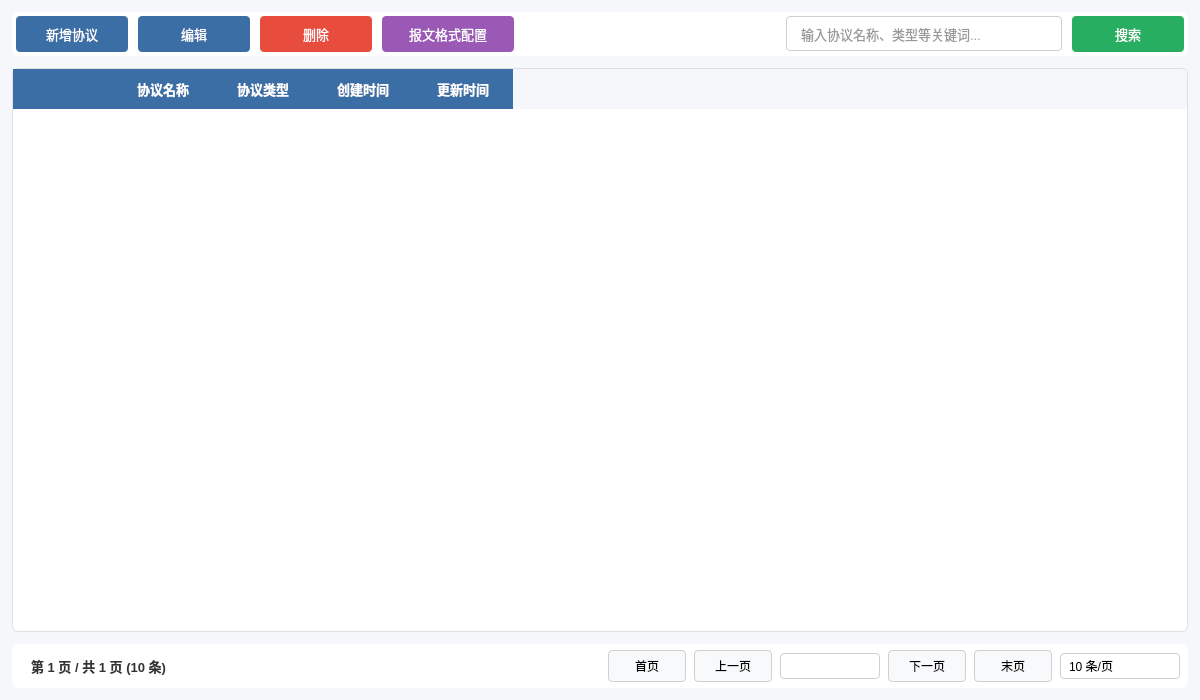
<?xml version="1.0" encoding="UTF-8"?>
<ui version="4.0">
 <class>ProtocolManageWindow</class>
 <widget class="QWidget" name="ProtocolManageWindow">
  <property name="geometry">
   <rect>
    <x>0</x>
    <y>0</y>
    <width>1200</width>
    <height>700</height>
   </rect>
  </property>
  <property name="windowTitle">
   <string>协议管理模块</string>
  </property>
  <property name="styleSheet">
   <string notr="true">
    background-color: #f5f7fa;
    font-family: "Microsoft YaHei", "Segoe UI", sans-serif;
   </string>
  </property>
  <layout class="QVBoxLayout" name="verticalLayout">
   <property name="spacing">
    <number>12</number>
   </property>
   <property name="leftMargin">
    <number>12</number>
   </property>
   <property name="topMargin">
    <number>12</number>
   </property>
   <property name="rightMargin">
    <number>12</number>
   </property>
   <property name="bottomMargin">
    <number>12</number>
   </property>
   <item>
    <widget class="QWidget" name="buttonContainer" native="true">
     <property name="styleSheet">
      <string notr="true">
       background-color: white;
       border-radius: 6px;
       padding: 8px;
       box-shadow: 0 1px 4px rgba(0,0,0,0.05);
      </string>
     </property>
     <layout class="QHBoxLayout" name="buttonLayout">
      <property name="spacing">
       <number>10</number>
      </property>
      <property name="leftMargin">
       <number>4</number>
      </property>
      <property name="topMargin">
       <number>4</number>
      </property>
      <property name="rightMargin">
       <number>4</number>
      </property>
      <property name="bottomMargin">
       <number>4</number>
      </property>
      <item>
       <widget class="QPushButton" name="btnAdd">
        <property name="styleSheet">
         <string notr="true">
          QPushButton {
              background-color: #3a6ea5;
              color: white;
              border: none;
              padding: 8px 16px;
              border-radius: 4px;
              font-size: 13px;
              min-width: 80px;
              transition: background-color 0.2s;
          }
          QPushButton:hover {
              background-color: #4a90e2;
              box-shadow: 0 2px 4px rgba(0,0,0,0.1);
          }
          QPushButton:pressed {
              background-color: #2a5685;
          }
          QPushButton:disabled {
              background-color: #cccccc;
          }
         </string>
        </property>
        <property name="text">
         <string>新增协议</string>
        </property>
        <property name="icon">
         <iconset>
          <normaloff>:/icons/add.png</normaloff>:/icons/add.png</iconset>
        </property>
       </widget>
      </item>
      <item>
       <widget class="QPushButton" name="btnEdit">
        <property name="styleSheet">
         <string notr="true">
          QPushButton {
              background-color: #3a6ea5;
              color: white;
              border: none;
              padding: 8px 16px;
              border-radius: 4px;
              font-size: 13px;
              min-width: 80px;
          }
          QPushButton:hover {
              background-color: #4a90e2;
          }
          QPushButton:pressed {
              background-color: #2a5685;
          }
         </string>
        </property>
        <property name="text">
         <string>编辑</string>
        </property>
        <property name="icon">
         <iconset>
          <normaloff>:/icons/edit.png</normaloff>:/icons/edit.png</iconset>
        </property>
       </widget>
      </item>
      <item>
       <widget class="QPushButton" name="btnDelete">
        <property name="styleSheet">
         <string notr="true">
          QPushButton {
              background-color: #e74c3c;
              color: white;
              border: none;
              padding: 8px 16px;
              border-radius: 4px;
              font-size: 13px;
              min-width: 80px;
          }
          QPushButton:hover {
              background-color: #c0392b;
          }
          QPushButton:pressed {
              background-color: #992d22;
          }
         </string>
        </property>
        <property name="text">
         <string>删除</string>
        </property>
        <property name="icon">
         <iconset>
          <normaloff>:/icons/delete.png</normaloff>:/icons/delete.png</iconset>
        </property>
       </widget>
      </item>
      <item>
       <widget class="QPushButton" name="btnFormat">
        <property name="styleSheet">
         <string notr="true">
          QPushButton {
              background-color: #9b59b6;
              color: white;
              border: none;
              padding: 8px 16px;
              border-radius: 4px;
              font-size: 13px;
              min-width: 100px;
          }
          QPushButton:hover {
              background-color: #8e44ad;
          }
          QPushButton:pressed {
              background-color: #7d3c98;
          }
         </string>
        </property>
        <property name="text">
         <string>报文格式配置</string>
        </property>
        <property name="icon">
         <iconset>
          <normaloff>:/icons/format.png</normaloff>:/icons/format.png</iconset>
        </property>
       </widget>
      </item>
      <item>
       <spacer name="horizontalSpacer">
        <property name="orientation">
         <enum>Qt::Horizontal</enum>
        </property>
        <property name="sizeHint" stdset="0">
         <size>
          <width>40</width>
          <height>20</height>
         </size>
        </property>
       </spacer>
      </item>
      <item>
       <widget class="QLineEdit" name="lineSearch">
        <property name="minimumSize">
         <size>
          <width>250</width>
          <height>0</height>
         </size>
        </property>
        <property name="styleSheet">
         <string notr="true">
          QLineEdit {
              padding: 8px 12px;
              border: 1px solid #d0d0d0;
              border-radius: 4px;
              font-size: 13px;
              min-width: 250px;
              background-color: white;
              color: #333333;
          }
          QLineEdit:focus {
              border: 1px solid #4a90e2;
              box-shadow: 0 0 0 2px rgba(74,144,226,0.2);
          }
          QLineEdit::placeholder {
              color: #999999;
              font-style: italic;
          }
         </string>
        </property>
        <property name="placeholderText">
         <string>输入协议名称、类型等关键词...</string>
        </property>
       </widget>
      </item>
      <item>
       <widget class="QPushButton" name="btnSearch">
        <property name="styleSheet">
         <string notr="true">
          QPushButton {
              background-color: #27ae60;
              color: white;
              border: none;
              padding: 8px 16px;
              border-radius: 4px;
              font-size: 13px;
              min-width: 80px;
          }
          QPushButton:hover {
              background-color: #2ecc71;
          }
          QPushButton:pressed {
              background-color: #219955;
          }
         </string>
        </property>
        <property name="text">
         <string>搜索</string>
        </property>
        <property name="icon">
         <iconset>
          <normaloff>:/icons/search.png</normaloff>:/icons/search.png</iconset>
        </property>
       </widget>
      </item>
     </layout>
    </widget>
   </item>
   <item>
    <widget class="QTableWidget" name="tableProtocols">
     <property name="styleSheet">
      <string notr="true">
       QTableWidget {
           font-size: 13px;
           background-color: white;
           alternate-background-color: #f8f9fa;
           border: 1px solid #e0e0e0;
           border-radius: 6px;
           gridline-color: #e0e0e0;
           outline: 0;
       }
       QTableWidget::item {
           padding: 8px;
           border-bottom: 1px solid #f0f0f0;
           color: #333333;
       }
       QTableWidget::item:hover {
           background-color: #f0f7ff;
       }
       QHeaderView::section {
           background-color: #3a6ea5;
           color: white;
           padding: 8px;
           border: none;
           font-weight: 500;
           font-size: 13px;
       }
       QHeaderView {
           border-top-left-radius: 6px;
           border-top-right-radius: 6px;
       }
      </string>
     </property>
     <property name="sizeAdjustPolicy">
      <enum>QAbstractScrollArea::AdjustToContents</enum>
     </property>
     <property name="alternatingRowColors">
      <bool>true</bool>
     </property>
     <property name="selectionMode">
      <enum>QAbstractItemView::NoSelection</enum>
     </property>
     <property name="selectionBehavior">
      <enum>QAbstractItemView::SelectRows</enum>
     </property>
     <property name="showGrid">
      <bool>false</bool>
     </property>
     <property name="sortingEnabled">
      <bool>true</bool>
     </property>
     <property name="rowCount">
      <number>0</number>
     </property>
     <property name="columnCount">
      <number>5</number>
     </property>
     <column>
      <property name="text">
       <string/>
      </property>
      <property name="resizeMode">
       <enum>QHeaderView::Fixed</enum>
      </property>
      <property name="minimumWidth">
       <number>40</number>
      </property>
      <property name="maximumWidth">
       <number>40</number>
      </property>
     </column>
     <column>
      <property name="text">
       <string>协议名称</string>
      </property>
      <property name="resizeMode">
       <enum>QHeaderView::Stretch</enum>
      </property>
     </column>
     <column>
      <property name="text">
       <string>协议类型</string>
      </property>
      <property name="resizeMode">
       <enum>QHeaderView::ResizeToContents</enum>
      </property>
     </column>
     <column>
      <property name="text">
       <string>创建时间</string>
      </property>
      <property name="resizeMode">
       <enum>QHeaderView::ResizeToContents</enum>
      </property>
     </column>
     <column>
      <property name="text">
       <string>更新时间</string>
      </property>
      <property name="resizeMode">
       <enum>QHeaderView::ResizeToContents</enum>
      </property>
     </column>
    </widget>
   </item>
   <item>
    <widget class="QWidget" name="paginationWidget" native="true">
     <property name="styleSheet">
      <string notr="true">
       background-color: white;
       border-radius: 6px;
       padding: 8px;
       box-shadow: 0 1px 4px rgba(0,0,0,0.05);
      </string>
     </property>
     <layout class="QHBoxLayout" name="horizontalLayout">
      <property name="spacing">
       <number>8</number>
      </property>
      <property name="leftMargin">
       <number>8</number>
      </property>
      <property name="topMargin">
       <number>4</number>
      </property>
      <property name="rightMargin">
       <number>8</number>
      </property>
      <property name="bottomMargin">
       <number>4</number>
      </property>
      <item>
       <widget class="QLabel" name="labelPageInfo">
        <property name="styleSheet">
         <string notr="true">
         color: #333333;
         font-size: 13px;
         font-weight: 500;
         background-color: transparent;
         </string>
        </property>
        <property name="text">
         <string>第 1 页 / 共 1 页 (10 条)</string>
        </property>
       </widget>
      </item>
      <item>
       <spacer name="horizontalSpacer_2">
        <property name="orientation">
         <enum>Qt::Horizontal</enum>
        </property>
        <property name="sizeHint" stdset="0">
         <size>
          <width>40</width>
          <height>20</height>
         </size>
        </property>
       </spacer>
      </item>
      <item>
       <widget class="QPushButton" name="btnFirst">
        <property name="styleSheet">
         <string notr="true">
          QPushButton {
              min-width: 60px;
              padding: 6px 8px;
              background-color: #f8f9fa;
              border: 1px solid #d0d0d0;
              border-radius: 4px;
              font-size: 12px;
          }
          QPushButton:hover {
              background-color: #e9ecef;
          }
          QPushButton:pressed {
              background-color: #dee2e6;
          }
         </string>
        </property>
        <property name="text">
         <string>首页</string>
        </property>
        <property name="icon">
         <iconset>
          <normaloff>:/icons/first.png</normaloff>:/icons/first.png</iconset>
        </property>
       </widget>
      </item>
      <item>
       <widget class="QPushButton" name="btnPrev">
        <property name="styleSheet">
         <string notr="true">
          QPushButton {
              min-width: 60px;
              padding: 6px 8px;
              background-color: #f8f9fa;
              border: 1px solid #d0d0d0;
              border-radius: 4px;
              font-size: 12px;
          }
          QPushButton:hover {
              background-color: #e9ecef;
          }
          QPushButton:pressed {
              background-color: #dee2e6;
          }
         </string>
        </property>
        <property name="text">
         <string>上一页</string>
        </property>
        <property name="icon">
         <iconset>
          <normaloff>:/icons/prev.png</normaloff>:/icons/prev.png</iconset>
        </property>
       </widget>
      </item>
      <item>
       <widget class="QComboBox" name="comboPage">
        <property name="styleSheet">
         <string notr="true">
          QComboBox {
              padding: 4px 8px;
              border: 1px solid #d0d0d0;
              border-radius: 4px;
              min-width: 60px;
              font-size: 12px;
              padding: 4px 8px;
              color: #333333;
              background-color: white;
          }
          QComboBox::drop-down {
              width: 20px;
              border: none;
          }
          QComboBox QAbstractItemView {
              background-color: white;
              color: #333333;
              selection-background-color: #3a6ea5;
              selection-color: white;
          }
         </string>
        </property>
        <property name="currentText">
         <string/>
        </property>
       </widget>
      </item>
      <item>
       <widget class="QPushButton" name="btnNext">
        <property name="styleSheet">
         <string notr="true">
          QPushButton {
              min-width: 60px;
              padding: 6px 8px;
              background-color: #f8f9fa;
              border: 1px solid #d0d0d0;
              border-radius: 4px;
              font-size: 12px;
          }
          QPushButton:hover {
              background-color: #e9ecef;
          }
          QPushButton:pressed {
              background-color: #dee2e6;
          }
         </string>
        </property>
        <property name="text">
         <string>下一页</string>
        </property>
        <property name="icon">
         <iconset>
          <normaloff>:/icons/next.png</normaloff>:/icons/next.png</iconset>
        </property>
       </widget>
      </item>
      <item>
       <widget class="QPushButton" name="btnLast">
        <property name="styleSheet">
         <string notr="true">
          QPushButton {
              min-width: 60px;
              padding: 6px 8px;
              background-color: #f8f9fa;
              border: 1px solid #d0d0d0;
              border-radius: 4px;
              font-size: 12px;
          }
          QPushButton:hover {
              background-color: #e9ecef;
          }
          QPushButton:pressed {
              background-color: #dee2e6;
          }
         </string>
        </property>
        <property name="text">
         <string>末页</string>
        </property>
        <property name="icon">
         <iconset>
          <normaloff>:/icons/last.png</normaloff>:/icons/last.png</iconset>
        </property>
       </widget>
      </item>
      <item>
       <widget class="QComboBox" name="comboPageSize">
        <property name="styleSheet">
         <string notr="true">
          QComboBox {
              padding: 4px 8px;
              border: 1px solid #d0d0d0;
              border-radius: 4px;
              min-width: 80px;
              font-size: 12px;
              color: black;
          }
          QComboBox::drop-down {
              width: 20px;
              border: none;
          }
          QComboBox QAbstractItemView {
              color: black;
              background-color: white;
                      }
         </string>
        </property>
        <item>
         <property name="text">
          <string>10 条/页</string>
         </property>
        </item>
        <item>
         <property name="text">
          <string>20 条/页</string>
         </property>
        </item>
        <item>
         <property name="text">
          <string>50 条/页</string>
         </property>
        </item>
        <item>
         <property name="text">
          <string>100 条/页</string>
         </property>
        </item>
       </widget>
      </item>
     </layout>
    </widget>
   </item>
  </layout>
 </widget>
 <resources/>
 <connections/>
</ui>
